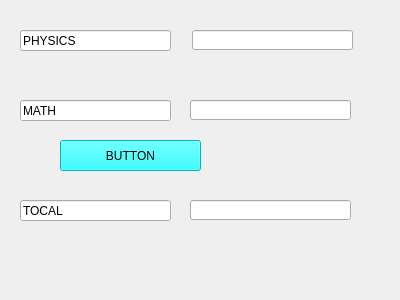
<?xml version="1.0" encoding="UTF-8"?>
<ui version="4.0">
 <class>Form</class>
 <widget class="QWidget" name="Form">
  <property name="geometry">
   <rect>
    <x>0</x>
    <y>0</y>
    <width>400</width>
    <height>300</height>
   </rect>
  </property>
  <property name="windowTitle">
   <string>Form</string>
  </property>
  <widget class="QLineEdit" name="lineEdit">
   <property name="geometry">
    <rect>
     <x>192</x>
     <y>30</y>
     <width>161</width>
     <height>20</height>
    </rect>
   </property>
  </widget>
  <widget class="QLineEdit" name="lineEdit_2">
   <property name="geometry">
    <rect>
     <x>190</x>
     <y>100</y>
     <width>161</width>
     <height>20</height>
    </rect>
   </property>
  </widget>
  <widget class="QLineEdit" name="lineEdit_3">
   <property name="geometry">
    <rect>
     <x>190</x>
     <y>200</y>
     <width>161</width>
     <height>20</height>
    </rect>
   </property>
  </widget>
  <widget class="QPushButton" name="pushButton">
   <property name="geometry">
    <rect>
     <x>60</x>
     <y>140</y>
     <width>141</width>
     <height>31</height>
    </rect>
   </property>
   <property name="styleSheet">
    <string notr="true">background-color: rgb(0, 255, 255);</string>
   </property>
   <property name="text">
    <string>BUTTON</string>
   </property>
  </widget>
  <widget class="QLineEdit" name="lineEdit_4">
   <property name="geometry">
    <rect>
     <x>20</x>
     <y>30</y>
     <width>151</width>
     <height>21</height>
    </rect>
   </property>
   <property name="text">
    <string>PHYSICS</string>
   </property>
  </widget>
  <widget class="QLineEdit" name="lineEdit_5">
   <property name="geometry">
    <rect>
     <x>20</x>
     <y>100</y>
     <width>151</width>
     <height>21</height>
    </rect>
   </property>
   <property name="text">
    <string>MATH</string>
   </property>
  </widget>
  <widget class="QLineEdit" name="lineEdit_6">
   <property name="geometry">
    <rect>
     <x>20</x>
     <y>200</y>
     <width>151</width>
     <height>21</height>
    </rect>
   </property>
   <property name="text">
    <string>TOCAL</string>
   </property>
  </widget>
 </widget>
 <resources/>
 <connections/>
</ui>
